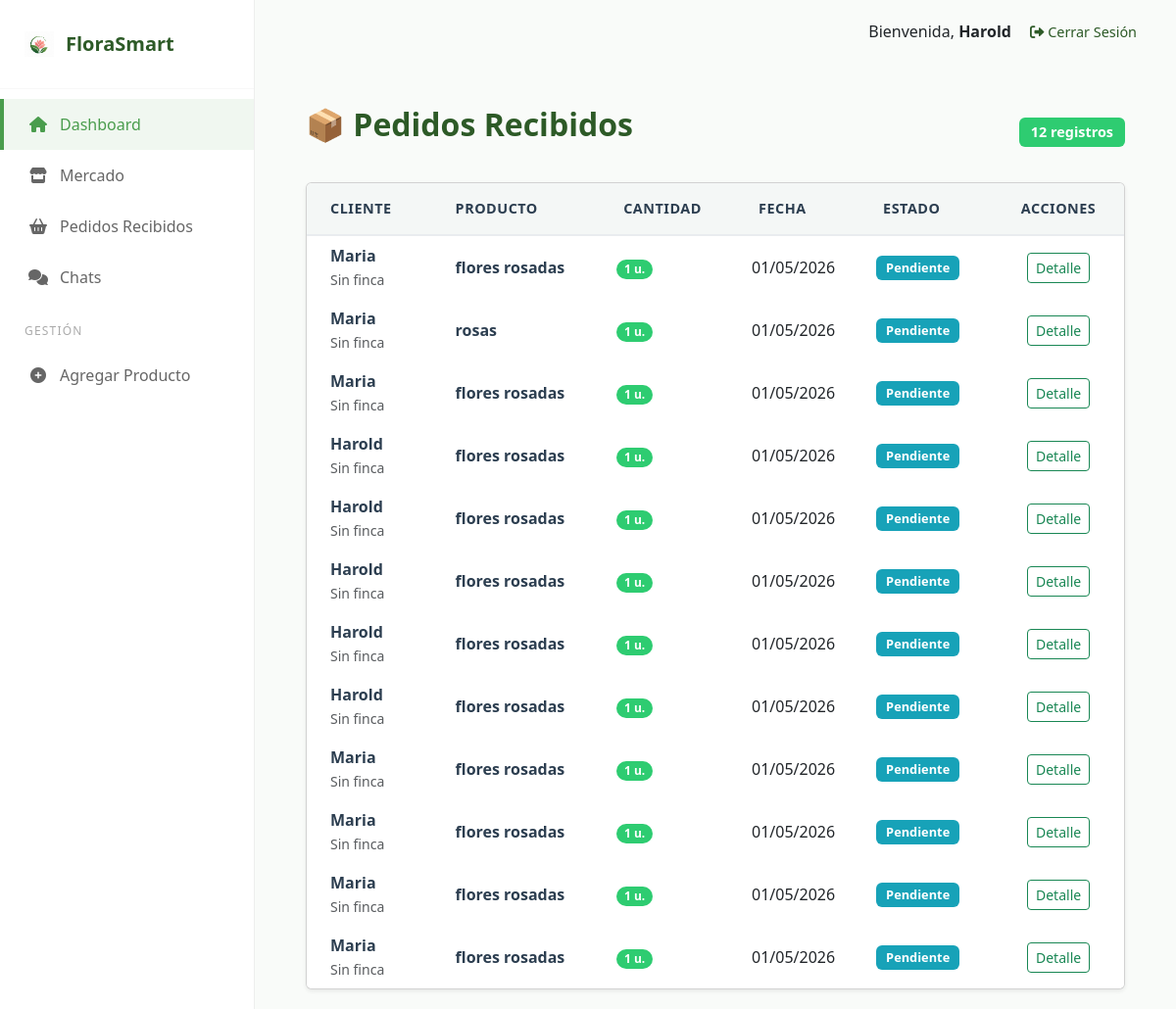
The page /mis-pedidos/ (signed in) on the database its author committed.
### usuarios/models.py (models this page shows, shortened)
class Usuario(AbstractUser):
    ROLES = (
        ('floricultor', 'Floricultor / Productor'),
        ('comprador_b2b', 'Comprador Mayorista (B2B)'),
        ('comprador_b2c', 'Cliente Final (B2C)'),
    )
    email = models.EmailField(unique=True)
    rol = models.CharField(max_length=20, choices=ROLES, default='comprador_b2c')
    nombre_empresa_o_finca = models.CharField(max_length=100, blank=True, null=True)
    groups = models.ManyToManyField(
        Group,
        related_name="usuario_set",
        blank=True,
    )
    user_permissions = models.ManyToManyField(
        Permission,
        related_name="usuario_permissions_set",
        blank=True,
    )

class Pedido(models.Model):
    ESTADOS = (
        ('pendiente', 'Pendiente'),
        ('en_camino', 'En Camino'),
        ('entregado', 'Entregado'),
        ('cancelado', 'Cancelado'),
    )
    cliente = models.ForeignKey(Usuario, on_delete=models.CASCADE, related_name='mis_pedidos_realizados')
    producto = models.ForeignKey(Producto, on_delete=models.CASCADE, related_name='pedidos_del_producto')
    cantidad = models.PositiveIntegerField(default=1)
    fecha_pedido = models.DateTimeField(auto_now_add=True)
    estado = models.CharField(max_length=20, choices=ESTADOS, default='pendiente')
    notas = models.TextField(blank=True, null=True)

class Producto(models.Model):
    floricultor = models.ForeignKey(Usuario, on_delete=models.CASCADE, related_name='mis_productos')
    nombre_flor = models.CharField(max_length=50)
    variedad = models.CharField(max_length=50, blank=True)
    color = models.CharField(max_length=30)
    precio_por_tallo = models.DecimalField(max_digits=10, decimal_places=2)
    cantidad_disponible = models.PositiveIntegerField()
    descripcion = models.TextField(blank=True)
    fecha_publicacion = models.DateTimeField(auto_now_add=True)
    imagen = models.ImageField(upload_to='productos/', null=True, blank=True)

### usuarios/views.py (the view)
# urls.py: path('mis-pedidos/', views.mis_pedidos_view, name='mis_pedidos'),
def mis_pedidos_view(request):
    if not request.user.is_authenticated:
        return redirect('login')
    if request.user.rol == 'floricultor':
        pedidos = Pedido.objects.filter(producto__floricultor=request.user).order_by('-fecha_pedido')
        titulo = "Pedidos Recibidos"
    else:
        pedidos = Pedido.objects.filter(cliente=request.user).order_by('-fecha_pedido')
        titulo = "Mis Pedidos"
    return render(request, 'mis_pedidos.html', {'pedidos': pedidos, 'titulo': titulo})

### templates/mis_pedidos.html (shortened to what this page needs)
{% extends 'base.html' %}
{% load static %}
{% block content %}
<div class="container mt-4">
    <div class="d-flex justify-content-between align-items-center mb-4">
        <h2 class="fw-bold text-success">📦 {{ titulo }}</h2>
        <span class="badge bg-primary">{{ pedidos.count }} registros</span>
    </div>
    <div class="card card-pedidos shadow-sm">
        <div class="card-body p-0">
            <div class="table-responsive">
                <table class="table table-pedidos align-middle mb-0">
                    <thead>
                        <tr>
                            {% if request.user.rol == 'floricultor' %}
                                <th class="ps-4">Cliente</th>
                            {% endif %}
                            <th class="ps-4">Producto</th>
                            <th>Cantidad</th>
                            <th>Fecha</th>
                            <th>Estado</th>
                            <th class="text-center">Acciones</th>
                        </tr>
                    </thead>
                    <tbody>
                        {% for pedido in pedidos %}
                        <tr>
                            {% if request.user.rol == 'floricultor' %}
                                <td class="ps-4">
                                    <span class="nombre-producto">{{ pedido.cliente.get_full_name|default:pedido.cliente.username }}</span>
                                    <br><small class="text-muted">{{ pedido.cliente.nombre_empresa_o_finca|default:'Sin finca' }}</small>
                                </td>
                            {% endif %}
                            <td class="ps-4">
                                <span class="nombre-producto">{{ pedido.producto.nombre_flor }}</span>
                            </td>
                            <td><span class="badge rounded-pill badge-cantidad">{{ pedido.cantidad }} u.</span></td>
                            <td>{{ pedido.fecha_pedido|date:"d/m/Y" }}</td>
                            <td><span class="badge bg-info">{{ pedido.get_estado_display }}</span></td>
                            <td class="text-center">
                                <button class="btn btn-sm btn-outline-success"
                                        data-bs-toggle="modal"
                                        data-bs-target="#detalleModal"
                                        data-nombre-comprador="{{ pedido.cliente.get_full_name|default:pedido.cliente.username }}"
                                        data-finca="{{ pedido.cliente.nombre_empresa_o_finca|default:'No especificada' }}"
                                        data-producto="{{ pedido.producto.nombre_flor }}"
                                        data-cantidad="{{ pedido.cantidad }}"
                                        data-fecha="{{ pedido.fecha_pedido|date:'d/m/Y H:i' }}"
                                        data-estado="{{ pedido.get_estado_display }}">
                                    Detalle
                                </button>
                            </td>
                        </tr>
                        {% empty %}
                        <tr>
                            <td colspan="{% if request.user.rol == 'floricultor' %}6{% else %}5{% endif %}" class="text-center py-5 text-muted">No hay pedidos registrados.</td>
                        </tr>
                        {% endfor %}
                    </tbody>
                </table>
            </div>
        </div>
    </div>
</div>
{% endblock %}

### templates/base.html (shortened to what this page needs)
{% load static %}
<!DOCTYPE html>
<html lang="es">
<head>
    <link rel="stylesheet" href="{% static 'css/style.css' %}">
    <link href="https://cdn.jsdelivr.net/npm/bootstrap@5.3.0/dist/css/bootstrap.min.css" rel="stylesheet">
    <link rel="stylesheet" href="https://cdnjs.cloudflare.com/ajax/libs/font-awesome/6.0.0/css/all.min.css">
</head>
<body>
    <div class="market-layout">
        <aside class="market-sidebar">
            <div class="sidebar-brand">
                <img src="{% static 'images/logo.png' %}" alt="Logo FloraSmart" class="sidebar-logo">
                <a href="{% url 'home' %}" class="sidebar-brand-name">FloraSmart</a>
            </div>
            <nav class="nav-menu">
                <a href="{% url 'home' %}" class="sidebar-link active">
                    <i class="fas fa-home"></i>
                    <span>Dashboard</span>
                </a>
                <a href="{% url 'mercado' %}" class="sidebar-link">
                    <i class="fas fa-store"></i>
                    <span>Mercado</span>
                </a>
                <a href="{% url 'mis_pedidos' %}" class="sidebar-link">
                    <i class="fas fa-shopping-basket"></i>
                    <span>{% if user.rol == 'floricultor' %}Pedidos Recibidos{% else %}Mis Pedidos{% endif %}</span>
                </a>
                <a href="{% url 'lista_chats' %}" class="sidebar-link">
                    <i class="fas fa-comments"></i>
                    <span>Chats</span>
                </a>
                {% if user.rol == 'floricultor' %}
                    <div class="sidebar-section-title">Gestión</div>
                    <a href="{% url 'agregar_producto' %}" class="sidebar-link">
                        <i class="fas fa-plus-circle"></i>
                        <span>Agregar Producto</span>
                    </a>
                {% endif %}
            </nav>
        </aside>
        <main class="main-content">
            <header class="top-user-bar">
                <div class="user-info">
                    {% if user.is_authenticated %}
                        <span>Bienvenida, <strong>{{ user.username }}</strong></span>
                        <a href="{% url 'logout' %}" class="logout-link" style="margin-left: 15px; color: #2d5a27; text-decoration: none; font-size: 0.9rem;">
                            <i class="fas fa-sign-out-alt"></i> Cerrar Sesión
                        </a>
                    {% endif %}
                </div>
            </header>
            <section class="container-fluid">
                {% block content %}
                {% endblock %}
            </section>
        </main>
    </div>
</body>
</html>

### static/css/style.css (style rules this page uses)
:root { --green-main: #4a9d4d; --green-dark: #2d5a27; --text-gray: #666; --primary-green: #2ecc71; --dark-green: #27ae60; --light-bg: #f4f7f6; --white: #ffffff; --text-dark: #2c3e50; --shadow: 0 4px 15px rgba(0,0,0,0.1); }
body, html { height: 100%; margin: 0; font-family: 'Segoe UI', sans-serif; }
.market-layout { display: flex; height: 100vh; overflow: hidden; }
.market-sidebar { width: 260px; background: var(--white); border-right: 1px solid #eee; display: flex; flex-direction: column; height: 100%; flex-shrink: 0; }
.sidebar-brand { display: flex; align-items: center; padding: 30px 25px; border-bottom: 1px solid #f8f8f8; }
.sidebar-logo { width: 30px; height: auto; margin-right: 12px; }
.sidebar-brand-name { color: var(--green-dark); font-size: 20px; font-weight: bold; text-decoration: none; }
.nav-menu { flex: 1; overflow-y: auto; padding-top: 10px; }
.sidebar-link { text-decoration: none; color: var(--text-gray); padding: 14px 25px; display: flex; align-items: center; gap: 12px; border-left: 4px solid transparent; transition: all 0.3s ease; font-weight: 500; }
.sidebar-link i { width: 20px; text-align: center; }
.sidebar-link:hover, .sidebar-link.active { background-color: #f0f7f0; color: var(--green-main); border-left: 4px solid var(--green-main); }
.sidebar-section-title { padding: 20px 25px 10px 25px; font-size: 0.75rem; color: #aaa; text-transform: uppercase; letter-spacing: 1.2px; }
.main-content { flex: 1; display: flex; flex-direction: column; background: #f9fbf9; overflow-y: auto; }
.top-user-bar { display: flex; justify-content: flex-end; align-items: center; padding: 20px 40px; background: transparent; }
.container { max-width: 1100px; margin: 0 auto; padding: 20px 40px; }
.container.mt-4 { max-width: 1200px; margin: 0 auto; padding: 20px 40px; }
.fw-bold.text-success { color: var(--green-dark) !important; font-size: 2rem; margin-bottom: 1rem; }
.badge.bg-primary { background-color: var(--primary-green) !important; font-size: 0.9rem; padding: 8px 12px; }
.card-pedidos { border: none; border-radius: 15px; overflow: hidden; box-shadow: var(--shadow); }
.card-pedidos .card-body { padding: 0; }
.table-pedidos { margin-bottom: 0; }
.table-pedidos thead th { background-color: var(--light-bg); color: var(--text-dark); font-weight: 600; border-bottom: 2px solid #e9ecef; padding: 15px; font-size: 0.9rem; text-transform: uppercase; letter-spacing: 0.5px; }
.table-pedidos tbody tr { transition: background-color 0.3s ease; }
.table-pedidos td { padding: 15px; vertical-align: middle; border: none; }
.nombre-producto { font-weight: 600; color: var(--text-dark); font-size: 1rem; }
.badge-cantidad { background-color: var(--primary-green); color: white; font-size: 0.8rem; padding: 6px 10px; }
.badge.bg-info { background-color: #17a2b8 !important; color: white; font-size: 0.8rem; padding: 6px 10px; }
.btn-outline-success { border-color: var(--primary-green); color: var(--primary-green); font-weight: 600; padding: 6px 12px; border-radius: 20px; transition: all 0.3s ease; }

### rows shown on the page
Usuario: username "Harold"
Pedido: cliente.get_full_name "Maria", cliente.nombre_empresa_o_finca "Sin finca", producto.nombre_flor "flores rosadas", cantidad "1", fecha_pedido "01/05/2026", estado "Pendiente"
Pedido: cliente.get_full_name "Maria", cliente.nombre_empresa_o_finca "Sin finca", producto.nombre_flor "rosas", cantidad "1", fecha_pedido "01/05/2026", estado "Pendiente"
Pedido: cliente.get_full_name "Maria", cliente.nombre_empresa_o_finca "Sin finca", producto.nombre_flor "flores rosadas", cantidad "1", fecha_pedido "01/05/2026", estado "Pendiente"
Pedido: cliente.get_full_name "Harold", cliente.nombre_empresa_o_finca "Sin finca", producto.nombre_flor "flores rosadas", cantidad "1", fecha_pedido "01/05/2026", estado "Pendiente"
Pedido: cliente.get_full_name "Harold", cliente.nombre_empresa_o_finca "Sin finca", producto.nombre_flor "flores rosadas", cantidad "1", fecha_pedido "01/05/2026", estado "Pendiente"
Pedido: cliente.get_full_name "Harold", cliente.nombre_empresa_o_finca "Sin finca", producto.nombre_flor "flores rosadas", cantidad "1", fecha_pedido "01/05/2026", estado "Pendiente"
Pedido: cliente.get_full_name "Harold", cliente.nombre_empresa_o_finca "Sin finca", producto.nombre_flor "flores rosadas", cantidad "1", fecha_pedido "01/05/2026", estado "Pendiente"
Pedido: cliente.get_full_name "Harold", cliente.nombre_empresa_o_finca "Sin finca", producto.nombre_flor "flores rosadas", cantidad "1", fecha_pedido "01/05/2026", estado "Pendiente"
Pedido: cliente.get_full_name "Maria", cliente.nombre_empresa_o_finca "Sin finca", producto.nombre_flor "flores rosadas", cantidad "1", fecha_pedido "01/05/2026", estado "Pendiente"
Pedido: cliente.get_full_name "Maria", cliente.nombre_empresa_o_finca "Sin finca", producto.nombre_flor "flores rosadas", cantidad "1", fecha_pedido "01/05/2026", estado "Pendiente"
Pedido: cliente.get_full_name "Maria", cliente.nombre_empresa_o_finca "Sin finca", producto.nombre_flor "flores rosadas", cantidad "1", fecha_pedido "01/05/2026", estado "Pendiente"
Pedido: cliente.get_full_name "Maria", cliente.nombre_empresa_o_finca "Sin finca", producto.nombre_flor "flores rosadas", cantidad "1", fecha_pedido "01/05/2026", estado "Pendiente"

### other values the page prints
{{ titulo }} "Pedidos Recibidos"
{{ pedidos.count }} "12"
